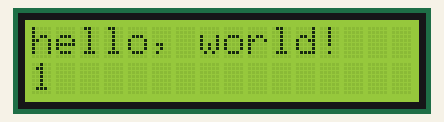
The sketch below on a simulated ESP32. Parts: 16×2 character LCD.

Above: at 1.1 s.
At 5.1 s:
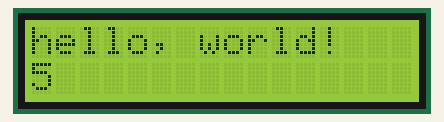
At 9.1 s:
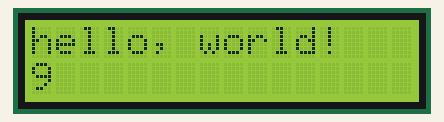
At 18.1 s:
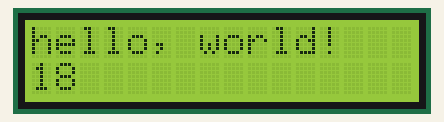
At 28.1 s:
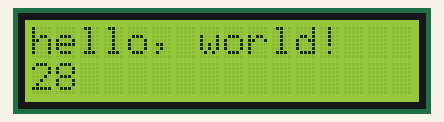
At 37.1 s:
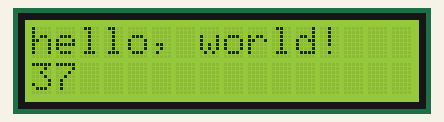

Measured:
- what the display in image 0 shows lasts 1.0 s, from 1.1 s to 2.1 s

The sketch:

5_9.ino
```cpp
// Edited to work with ESP32 and Wokwi
#include <Wire.h>
#include <LiquidCrystal_I2C.h>

LiquidCrystal_I2C lcd(0x27, 16, 2);

void setup() {
  // set up the LCD's number of columns and rows:
  lcd.init();
  lcd.backlight();
  // Print a message to the LCD.
  lcd.print("hello, world!");

  delay(1000);
}

void loop() {
  // set the cursor to column 0, line 1
  lcd.setCursor(0, 1);
  lcd.print(millis()/1000);

  delay(100);
}
```
